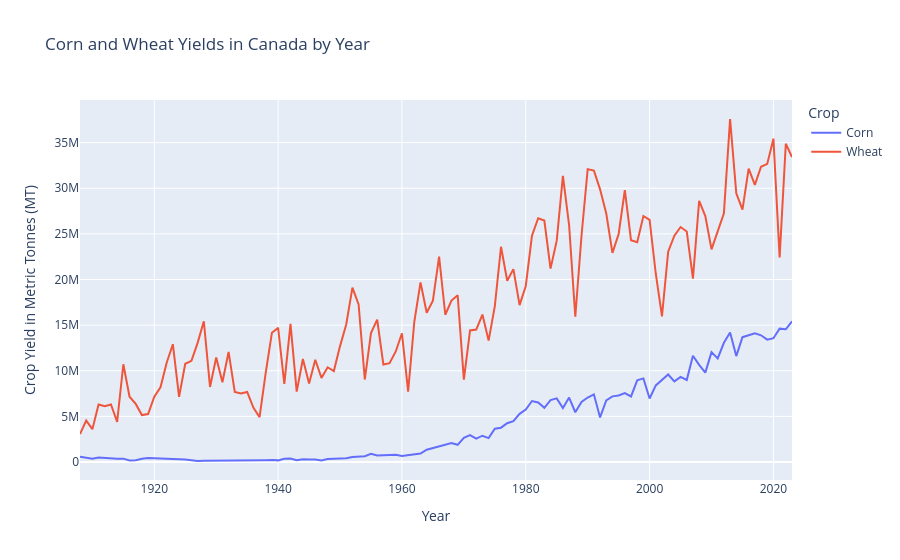

Notebook source saved alongside this figure:
### Code cell
# Line plot production data
fig = px.line(
    pre_canada_crops_df,
    x="Year",
    y="Yield (MT)",
    color="Crop", 
    title="Corn and Wheat Yields in Canada by Year",
    labels={"Yield (MT)": "Crop Yield in Metric Tonnes (MT)", "Year": "Year"}
)

fig.show()
